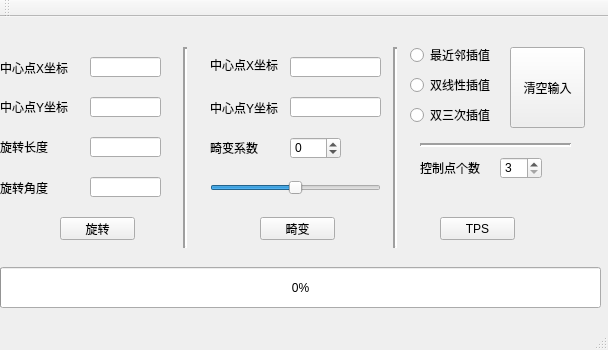
<?xml version="1.0" encoding="UTF-8"?>
<ui version="4.0">
 <class>ImageChangeNumPro1Class</class>
 <widget class="QMainWindow" name="ImageChangeNumPro1Class">
  <property name="geometry">
   <rect>
    <x>0</x>
    <y>0</y>
    <width>608</width>
    <height>350</height>
   </rect>
  </property>
  <property name="windowTitle">
   <string>ImageChangeNumPro1</string>
  </property>
  <widget class="QWidget" name="centralWidget">
   <widget class="QPushButton" name="pushButton">
    <property name="geometry">
     <rect>
      <x>60</x>
      <y>200</y>
      <width>75</width>
      <height>23</height>
     </rect>
    </property>
    <property name="text">
     <string>旋转</string>
    </property>
   </widget>
   <widget class="QPushButton" name="pushButton_2">
    <property name="geometry">
     <rect>
      <x>260</x>
      <y>200</y>
      <width>75</width>
      <height>23</height>
     </rect>
    </property>
    <property name="text">
     <string>畸变</string>
    </property>
   </widget>
   <widget class="QPushButton" name="pushButton_3">
    <property name="geometry">
     <rect>
      <x>440</x>
      <y>200</y>
      <width>75</width>
      <height>23</height>
     </rect>
    </property>
    <property name="text">
     <string>TPS</string>
    </property>
   </widget>
   <widget class="QLineEdit" name="YlineEditRot">
    <property name="geometry">
     <rect>
      <x>90</x>
      <y>80</y>
      <width>71</width>
      <height>20</height>
     </rect>
    </property>
   </widget>
   <widget class="QLineEdit" name="LlineEdit">
    <property name="geometry">
     <rect>
      <x>90</x>
      <y>120</y>
      <width>71</width>
      <height>20</height>
     </rect>
    </property>
   </widget>
   <widget class="QLineEdit" name="AlineEdit">
    <property name="geometry">
     <rect>
      <x>90</x>
      <y>160</y>
      <width>71</width>
      <height>20</height>
     </rect>
    </property>
   </widget>
   <widget class="QLabel" name="label">
    <property name="geometry">
     <rect>
      <x>0</x>
      <y>40</y>
      <width>71</width>
      <height>21</height>
     </rect>
    </property>
    <property name="text">
     <string>中心点X坐标</string>
    </property>
   </widget>
   <widget class="QLabel" name="label_2">
    <property name="geometry">
     <rect>
      <x>0</x>
      <y>120</y>
      <width>54</width>
      <height>20</height>
     </rect>
    </property>
    <property name="text">
     <string>旋转长度</string>
    </property>
   </widget>
   <widget class="QLabel" name="label_3">
    <property name="geometry">
     <rect>
      <x>0</x>
      <y>160</y>
      <width>54</width>
      <height>21</height>
     </rect>
    </property>
    <property name="text">
     <string>旋转角度</string>
    </property>
   </widget>
   <widget class="QLineEdit" name="XlineEditRot">
    <property name="geometry">
     <rect>
      <x>90</x>
      <y>40</y>
      <width>71</width>
      <height>20</height>
     </rect>
    </property>
   </widget>
   <widget class="QLabel" name="label_4">
    <property name="geometry">
     <rect>
      <x>0</x>
      <y>80</y>
      <width>71</width>
      <height>20</height>
     </rect>
    </property>
    <property name="text">
     <string>中心点Y坐标</string>
    </property>
   </widget>
   <widget class="QLabel" name="label_5">
    <property name="geometry">
     <rect>
      <x>420</x>
      <y>130</y>
      <width>71</width>
      <height>41</height>
     </rect>
    </property>
    <property name="text">
     <string>控制点个数</string>
    </property>
   </widget>
   <widget class="QLabel" name="label_6">
    <property name="geometry">
     <rect>
      <x>210</x>
      <y>40</y>
      <width>71</width>
      <height>16</height>
     </rect>
    </property>
    <property name="text">
     <string>中心点X坐标</string>
    </property>
   </widget>
   <widget class="QLabel" name="label_7">
    <property name="geometry">
     <rect>
      <x>210</x>
      <y>80</y>
      <width>71</width>
      <height>21</height>
     </rect>
    </property>
    <property name="text">
     <string>中心点Y坐标</string>
    </property>
   </widget>
   <widget class="QLineEdit" name="XlineEditRad">
    <property name="geometry">
     <rect>
      <x>290</x>
      <y>40</y>
      <width>91</width>
      <height>20</height>
     </rect>
    </property>
   </widget>
   <widget class="QLineEdit" name="YlineEditRad">
    <property name="geometry">
     <rect>
      <x>290</x>
      <y>80</y>
      <width>91</width>
      <height>20</height>
     </rect>
    </property>
   </widget>
   <widget class="QSlider" name="horizontalSlider">
    <property name="geometry">
     <rect>
      <x>210</x>
      <y>160</y>
      <width>171</width>
      <height>22</height>
     </rect>
    </property>
    <property name="minimum">
     <number>-10</number>
    </property>
    <property name="maximum">
     <number>10</number>
    </property>
    <property name="orientation">
     <enum>Qt::Horizontal</enum>
    </property>
   </widget>
   <widget class="QLabel" name="label_8">
    <property name="geometry">
     <rect>
      <x>210</x>
      <y>120</y>
      <width>61</width>
      <height>21</height>
     </rect>
    </property>
    <property name="text">
     <string>畸变系数</string>
    </property>
   </widget>
   <widget class="QSpinBox" name="spinBox">
    <property name="geometry">
     <rect>
      <x>290</x>
      <y>120</y>
      <width>51</width>
      <height>22</height>
     </rect>
    </property>
    <property name="minimum">
     <number>-10</number>
    </property>
    <property name="maximum">
     <number>10</number>
    </property>
   </widget>
   <widget class="QSpinBox" name="spinBox_2">
    <property name="geometry">
     <rect>
      <x>500</x>
      <y>140</y>
      <width>42</width>
      <height>22</height>
     </rect>
    </property>
    <property name="minimum">
     <number>3</number>
    </property>
    <property name="maximum">
     <number>10</number>
    </property>
   </widget>
   <widget class="QRadioButton" name="radioButton">
    <property name="geometry">
     <rect>
      <x>410</x>
      <y>30</y>
      <width>89</width>
      <height>16</height>
     </rect>
    </property>
    <property name="text">
     <string>最近邻插值</string>
    </property>
    <attribute name="buttonGroup">
     <string notr="true">buttonGroup</string>
    </attribute>
   </widget>
   <widget class="QRadioButton" name="radioButton_2">
    <property name="geometry">
     <rect>
      <x>410</x>
      <y>60</y>
      <width>89</width>
      <height>16</height>
     </rect>
    </property>
    <property name="text">
     <string>双线性插值</string>
    </property>
    <attribute name="buttonGroup">
     <string notr="true">buttonGroup</string>
    </attribute>
   </widget>
   <widget class="QRadioButton" name="radioButton_3">
    <property name="geometry">
     <rect>
      <x>410</x>
      <y>90</y>
      <width>89</width>
      <height>16</height>
     </rect>
    </property>
    <property name="text">
     <string>双三次插值</string>
    </property>
    <attribute name="buttonGroup">
     <string notr="true">buttonGroup</string>
    </attribute>
   </widget>
   <widget class="QProgressBar" name="progressBar">
    <property name="geometry">
     <rect>
      <x>0</x>
      <y>250</y>
      <width>601</width>
      <height>41</height>
     </rect>
    </property>
    <property name="value">
     <number>0</number>
    </property>
    <property name="orientation">
     <enum>Qt::Horizontal</enum>
    </property>
   </widget>
   <widget class="QPushButton" name="pushButton_4">
    <property name="geometry">
     <rect>
      <x>510</x>
      <y>30</y>
      <width>75</width>
      <height>81</height>
     </rect>
    </property>
    <property name="text">
     <string>清空输入</string>
    </property>
   </widget>
   <widget class="Line" name="line">
    <property name="geometry">
     <rect>
      <x>160</x>
      <y>30</y>
      <width>51</width>
      <height>201</height>
     </rect>
    </property>
    <property name="frameShadow">
     <enum>QFrame::Sunken</enum>
    </property>
    <property name="lineWidth">
     <number>2</number>
    </property>
    <property name="midLineWidth">
     <number>0</number>
    </property>
    <property name="orientation">
     <enum>Qt::Vertical</enum>
    </property>
   </widget>
   <widget class="Line" name="line_2">
    <property name="geometry">
     <rect>
      <x>370</x>
      <y>30</y>
      <width>51</width>
      <height>201</height>
     </rect>
    </property>
    <property name="frameShadow">
     <enum>QFrame::Sunken</enum>
    </property>
    <property name="lineWidth">
     <number>2</number>
    </property>
    <property name="midLineWidth">
     <number>0</number>
    </property>
    <property name="orientation">
     <enum>Qt::Vertical</enum>
    </property>
   </widget>
   <widget class="Line" name="line_3">
    <property name="geometry">
     <rect>
      <x>420</x>
      <y>120</y>
      <width>151</width>
      <height>16</height>
     </rect>
    </property>
    <property name="lineWidth">
     <number>2</number>
    </property>
    <property name="orientation">
     <enum>Qt::Horizontal</enum>
    </property>
   </widget>
  </widget>
  <widget class="QMenuBar" name="menuBar">
   <property name="geometry">
    <rect>
     <x>0</x>
     <y>0</y>
     <width>608</width>
     <height>23</height>
    </rect>
   </property>
  </widget>
  <widget class="QToolBar" name="mainToolBar">
   <attribute name="toolBarArea">
    <enum>TopToolBarArea</enum>
   </attribute>
   <attribute name="toolBarBreak">
    <bool>false</bool>
   </attribute>
  </widget>
  <widget class="QStatusBar" name="statusBar"/>
 </widget>
 <layoutdefault spacing="6" margin="11"/>
 <resources>
  <include location="imagechangenumpro1.qrc"/>
 </resources>
 <connections>
  <connection>
   <sender>pushButton</sender>
   <signal>clicked()</signal>
   <receiver>ImageChangeNumPro1Class</receiver>
   <slot>Rot()</slot>
   <hints>
    <hint type="sourcelabel">
     <x>101</x>
     <y>257</y>
    </hint>
    <hint type="destinationlabel">
     <x>141</x>
     <y>335</y>
    </hint>
   </hints>
  </connection>
  <connection>
   <sender>pushButton_2</sender>
   <signal>clicked()</signal>
   <receiver>ImageChangeNumPro1Class</receiver>
   <slot>Rad()</slot>
   <hints>
    <hint type="sourcelabel">
     <x>317</x>
     <y>257</y>
    </hint>
    <hint type="destinationlabel">
     <x>338</x>
     <y>328</y>
    </hint>
   </hints>
  </connection>
  <connection>
   <sender>pushButton_3</sender>
   <signal>clicked()</signal>
   <receiver>ImageChangeNumPro1Class</receiver>
   <slot>TPS()</slot>
   <hints>
    <hint type="sourcelabel">
     <x>509</x>
     <y>257</y>
    </hint>
    <hint type="destinationlabel">
     <x>572</x>
     <y>325</y>
    </hint>
   </hints>
  </connection>
  <connection>
   <sender>spinBox</sender>
   <signal>valueChanged(int)</signal>
   <receiver>horizontalSlider</receiver>
   <slot>setValue(int)</slot>
   <hints>
    <hint type="sourcelabel">
     <x>315</x>
     <y>176</y>
    </hint>
    <hint type="destinationlabel">
     <x>345</x>
     <y>216</y>
    </hint>
   </hints>
  </connection>
  <connection>
   <sender>horizontalSlider</sender>
   <signal>valueChanged(int)</signal>
   <receiver>spinBox</receiver>
   <slot>setValue(int)</slot>
   <hints>
    <hint type="sourcelabel">
     <x>258</x>
     <y>216</y>
    </hint>
    <hint type="destinationlabel">
     <x>301</x>
     <y>176</y>
    </hint>
   </hints>
  </connection>
  <connection>
   <sender>pushButton_4</sender>
   <signal>clicked()</signal>
   <receiver>XlineEditRot</receiver>
   <slot>clear()</slot>
   <hints>
    <hint type="sourcelabel">
     <x>547</x>
     <y>132</y>
    </hint>
    <hint type="destinationlabel">
     <x>127</x>
     <y>86</y>
    </hint>
   </hints>
  </connection>
  <connection>
   <sender>pushButton_4</sender>
   <signal>clicked()</signal>
   <receiver>YlineEditRot</receiver>
   <slot>clear()</slot>
   <hints>
    <hint type="sourcelabel">
     <x>524</x>
     <y>109</y>
    </hint>
    <hint type="destinationlabel">
     <x>146</x>
     <y>126</y>
    </hint>
   </hints>
  </connection>
  <connection>
   <sender>pushButton_4</sender>
   <signal>clicked()</signal>
   <receiver>LlineEdit</receiver>
   <slot>clear()</slot>
   <hints>
    <hint type="sourcelabel">
     <x>564</x>
     <y>86</y>
    </hint>
    <hint type="destinationlabel">
     <x>137</x>
     <y>170</y>
    </hint>
   </hints>
  </connection>
  <connection>
   <sender>pushButton_4</sender>
   <signal>clicked()</signal>
   <receiver>AlineEdit</receiver>
   <slot>clear()</slot>
   <hints>
    <hint type="sourcelabel">
     <x>538</x>
     <y>88</y>
    </hint>
    <hint type="destinationlabel">
     <x>143</x>
     <y>205</y>
    </hint>
   </hints>
  </connection>
  <connection>
   <sender>pushButton_4</sender>
   <signal>clicked()</signal>
   <receiver>XlineEditRad</receiver>
   <slot>clear()</slot>
   <hints>
    <hint type="sourcelabel">
     <x>564</x>
     <y>82</y>
    </hint>
    <hint type="destinationlabel">
     <x>329</x>
     <y>88</y>
    </hint>
   </hints>
  </connection>
  <connection>
   <sender>pushButton_4</sender>
   <signal>clicked()</signal>
   <receiver>YlineEditRad</receiver>
   <slot>clear()</slot>
   <hints>
    <hint type="sourcelabel">
     <x>576</x>
     <y>122</y>
    </hint>
    <hint type="destinationlabel">
     <x>343</x>
     <y>126</y>
    </hint>
   </hints>
  </connection>
 </connections>
 <slots>
  <slot>Rot()</slot>
  <slot>Rad()</slot>
  <slot>TPS()</slot>
  <slot>RatioChange()</slot>
 </slots>
 <buttongroups>
  <buttongroup name="buttonGroup"/>
 </buttongroups>
</ui>
